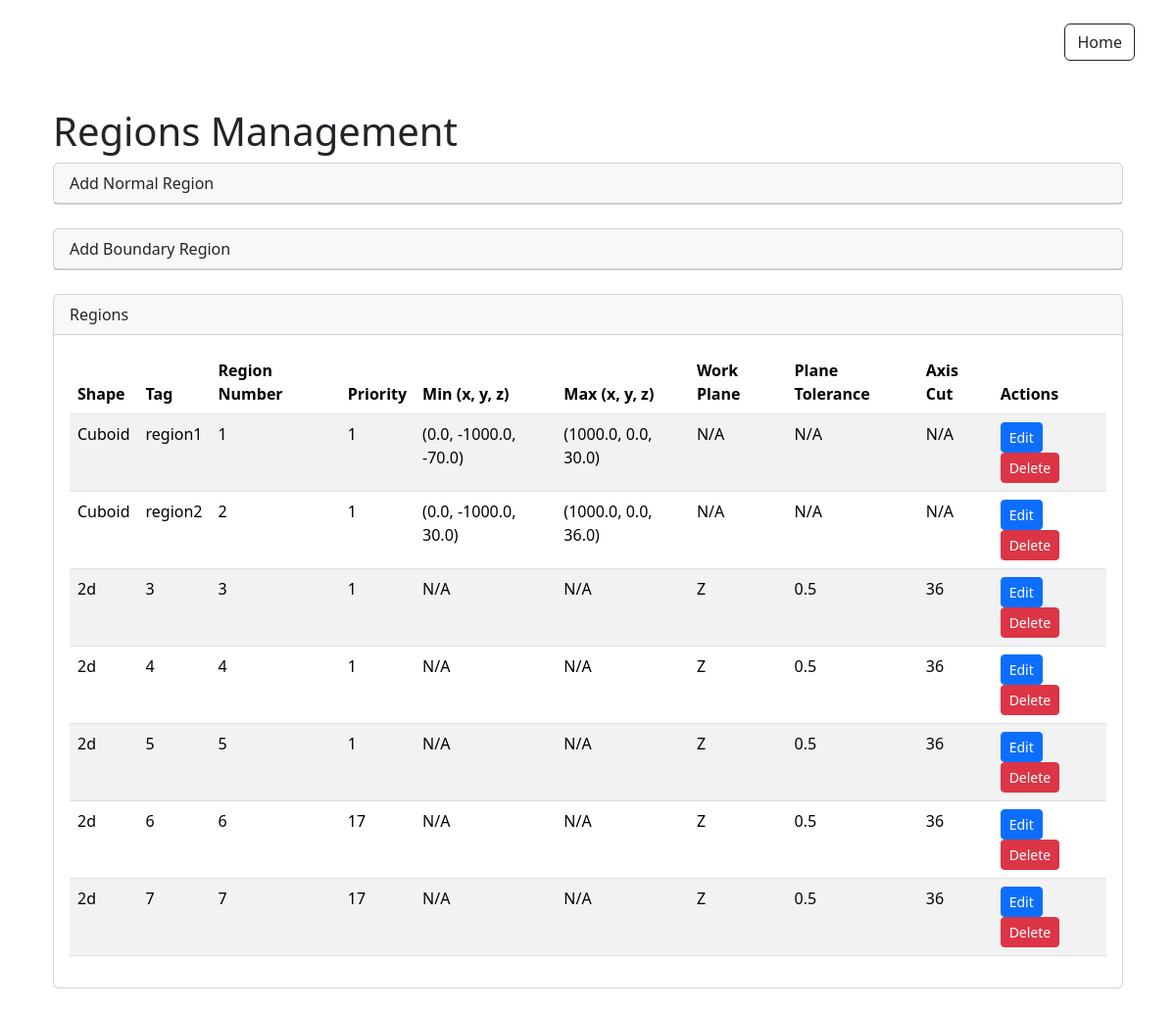
The app's page /regions/ with its own data.
### regions/models.py (models this page shows, shortened)
class BaseRegion(models.Model):
    shape = models.CharField(max_length=10, choices=RegionShape.choices)
    tag = models.CharField(
        max_length=100,
        unique=True,
        validators=[RegexValidator(
            regex='^[A-Za-z0-9]+$',
            message='Tag must be alphanumeric.',
            code='invalid_tag'
        )]
    )
    region_number = models.IntegerField(
        validators=[MinValueValidator(1)],
        unique=True
    )
    priority = models.IntegerField(
        validators=[MinValueValidator(1)]
    )
    class Meta:
        abstract = True

class Region(BaseRegion):
    min_x = models.FloatField()
    min_y = models.FloatField()
    min_z = models.FloatField()
    max_x = models.FloatField()
    max_y = models.FloatField()
    max_z = models.FloatField()
    class Meta:
        constraints = [
            models.CheckConstraint(check=models.Q(region_number__gte=1), name='region_number_gte_1'),
            models.CheckConstraint(check=models.Q(priority__gte=1), name='priority_gte_1')
        ]

class BoundaryRegion(BaseRegion):
    work_plane = models.CharField(max_length=1, choices=[('X', 'X'), ('Y', 'Y'), ('Z', 'Z')])
    plane_tolerance = models.FloatField()
    axis_cut = models.IntegerField()
    rectangles = models.JSONField(default=list)  # Storing list of rectangles as JSON

### regions/views.py (the view, shortened to what this page needs)
# urls.py: path('', RegionListView.as_view(), name='region_list'),
class RegionListView(View):
    template_name = 'regions/region_list.html'
    def get(self, request):
        regions = Region.objects.all()
        boundary_regions = BoundaryRegion.objects.all()
        region_form = RegionForm()
        boundary_region_form = BoundaryRegionForm()
        print(f"Regions: {regions.count()}, Boundary Regions: {boundary_regions.count()}")
        return render(request, self.template_name, {
            'regions': regions,
            'boundary_regions': boundary_regions,
            'region_form': region_form,
            'boundary_region_form': boundary_region_form
        })

### regions/templates/regions/region_list.html (shortened to what this page needs)
{% extends 'base.html' %}
{% load static %}
{% load crispy_forms_tags %}
{% block content %}
<div class="container mt-5">
    <h1>Regions Management</h1>
    <div class="card mb-4">
        <div class="card-header" role="button" data-bs-toggle="collapse" data-bs-target="#collapseRegion" aria-expanded="false" aria-controls="collapseRegion">
            Add Normal Region
        </div>
    </div>
    <div class="card mb-4">
        <div class="card-header" role="button" data-bs-toggle="collapse" data-bs-target="#collapseBoundaryRegion" aria-expanded="false" aria-controls="collapseBoundaryRegion">
            Add Boundary Region
        </div>
    </div>
<div class="card mb-4">
    <div class="card-header">
        Regions
    </div>
    <div class="card-body" style="overflow-x:auto;">
        <table class="table table-striped">
            <thead>
                <tr>
                    <th>Shape</th>
                    <th>Tag</th>
                    <th>Region Number</th>
                    <th>Priority</th>
                    <th>Min (x, y, z)</th>
                    <th>Max (x, y, z)</th>
                    <th>Work Plane</th>
                    <th>Plane Tolerance</th>
                    <th>Axis Cut</th>
                    <th>Actions</th>
                </tr>
            </thead>
            <tbody>
                {% for region in regions %}
                <tr>
                    <td>{{ region.shape }}</td>
                    <td>{{ region.tag }}</td>
                    <td>{{ region.region_number }}</td>
                    <td>{{ region.priority }}</td>
                    <td>({{ region.min_x }}, {{ region.min_y }}, {{ region.min_z }})</td>
                    <td>({{ region.max_x }}, {{ region.max_y }}, {{ region.max_z }})</td>
                    <td>N/A</td>
                    <td>N/A</td>
                    <td>N/A</td>
                    <td>
                        <a href="{% url 'regions:edit_region' region.id %}" class="btn btn-primary btn-sm">Edit</a>
                        <a href="{% url 'regions:delete_region' region.id %}" class="btn btn-danger btn-sm">Delete</a>
                    </td>
                </tr>
                {% endfor %}
                {% for region in boundary_regions %}
                <tr>
                    <td>{{ region.shape }}</td>
                    <td>{{ region.tag }}</td>
                    <td>{{ region.region_number }}</td>
                    <td>{{ region.priority }}</td>
                    <td>N/A</td>
                    <td>N/A</td>
                    <td>{{ region.work_plane }}</td>
                    <td>{{ region.plane_tolerance }}</td>
                    <td>{{ region.axis_cut }}</td>
                    <td>
                        <a href="{% url 'regions:edit_boundary_region' region.id %}" class="btn btn-primary btn-sm">Edit</a>
                        <a href="{% url 'regions:delete_boundary_region' region.id %}" class="btn btn-danger btn-sm">Delete</a>
                    </td>
                </tr>
                {% endfor %}
            </tbody>
        </table>
    </div>
</div>
  {% endblock %}

### templates/base.html (shortened to what this page needs)
{% load static %}
<!DOCTYPE html>
<html lang="en">
<head>
    <link href="https://cdn.jsdelivr.net/npm/bootstrap@5.3.2/dist/css/bootstrap.min.css" rel="stylesheet">
</head>
<body>
    <div class="container mt-4">
        <div class="d-flex justify-content-end mb-2">
            <a href="{% url 'home' %}" class="btn btn-outline-dark">Home</a>
        </div>
        {% block content %}
        {% endblock %}
    </div>
</body>
</html>

### records on screen
Region: shape "Cuboid", tag "region1", region_number "1", priority "1", min_x "0.0", min_y "-1000.0", min_z "-70.0", max_x "1000.0", max_y "0.0", max_z "30.0"
Region: shape "Cuboid", tag "region2", region_number "2", priority "1", min_x "0.0", min_y "-1000.0", min_z "30.0", max_x "1000.0", max_y "0.0", max_z "36.0"
BoundaryRegion: shape "2d", tag "3", region_number "3", priority "1", work_plane "Z", plane_tolerance "0.5", axis_cut "36"
BoundaryRegion: shape "2d", tag "4", region_number "4", priority "1", work_plane "Z", plane_tolerance "0.5", axis_cut "36"
BoundaryRegion: shape "2d", tag "5", region_number "5", priority "1", work_plane "Z", plane_tolerance "0.5", axis_cut "36"
BoundaryRegion: shape "2d", tag "6", region_number "6", priority "17", work_plane "Z", plane_tolerance "0.5", axis_cut "36"
BoundaryRegion: shape "2d", tag "7", region_number "7", priority "17", work_plane "Z", plane_tolerance "0.5", axis_cut "36"
